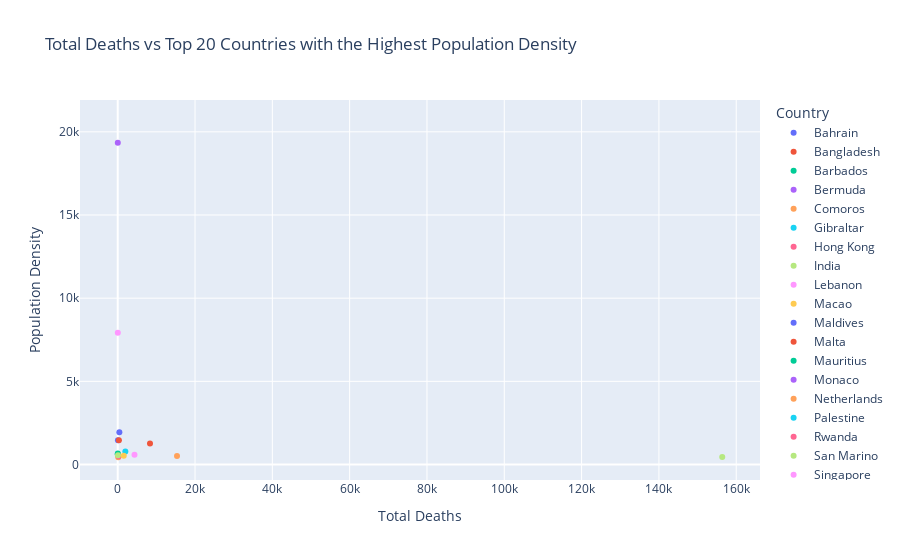

The notebook cell saved with this chart:
### Code cell
fig = px.scatter(top20Countries_PopD, x="total_deaths", y="population_density", color="location",
                 title="Total Deaths vs Top 20 Countries with the Highest Population Density",
                 labels={
                     "total_deaths" : "Total Deaths",
                    "population_density" : "Population Density",
                     "location" : "Country"
                    } #Labels are customized using the above dictionary type configuration
                )

fig.show()

### Figure 1 — Plotly figure (JSON) as saved in the notebook; plotly's stock layout.template omitted (floating-point values rounded to 4 significant figures)
{"data": [{"hovertemplate": "Country=Bahrain<br>Total Deaths=%{x}<br>Population Density=%{y}<extra></extra>", "legendgroup": "Bahrain", "marker": {"color": "#636efa", "symbol": "circle"}, "mode": "markers", "name": "Bahrain", "orientation": "v", "showlegend": true, "type": "scatter", "x": [423.0], "xaxis": "x", "y": [1936.0], "yaxis": "y"}, {"hovertemplate": "Country=Bangladesh<br>Total Deaths=%{x}<br>Population Density=%{y}<extra></extra>", "legendgroup": "Bangladesh", "marker": {"color": "#EF553B", "symbol": "circle"}, "mode": "markers", "name": "Bangladesh", "orientation": "v", "showlegend": true, "type": "scatter", "x": [8349.0], "xaxis": "x", "y": [1265.0], "yaxis": "y"}, {"hovertemplate": "Country=Barbados<br>Total Deaths=%{x}<br>Population Density=%{y}<extra></extra>", "legendgroup": "Barbados", "marker": {"color": "#00cc96", "symbol": "circle"}, "mode": "markers", "name": "Barbados", "orientation": "v", "showlegend": true, "type": "scatter", "x": [31.0], "xaxis": "x", "y": [664.5], "yaxis": "y"}, {"hovertemplate": "Country=Bermuda<br>Total Deaths=%{x}<br>Population Density=%{y}<extra></extra>", "legendgroup": "Bermuda", "marker": {"color": "#ab63fa", "symbol": "circle"}, "mode": "markers", "name": "Bermuda", "orientation": "v", "showlegend": true, "type": "scatter", "x": [null], "xaxis": "x", "y": [1309.0], "yaxis": "y"}, {"hovertemplate": "Country=Comoros<br>Total Deaths=%{x}<br>Population Density=%{y}<extra></extra>", "legendgroup": "Comoros", "marker": {"color": "#FFA15A", "symbol": "circle"}, "mode": "markers", "name": "Comoros", "orientation": "v", "showlegend": true, "type": "scatter", "x": [143.0], "xaxis": "x", "y": [437.4], "yaxis": "y"}, {"hovertemplate": "Country=Gibraltar<br>Total Deaths=%{x}<br>Population Density=%{y}<extra></extra>", "legendgroup": "Gibraltar", "marker": {"color": "#19d3f3", "symbol": "circle"}, "mode": "markers", "name": "Gibraltar", "orientation": "v", "showlegend": true, "type": "scatter", "x": [null], "xaxis": "x", "y": [3457.0], "yaxis": "y"}, {"hovertemplate": "Country=Hong Kong<br>Total Deaths=%{x}<br>Population Density=%{y}<extra></extra>", "legendgroup": "Hong Kong", "marker": {"color": "#FF6692", "symbol": "circle"}, "mode": "markers", "name": "Hong Kong", "orientation": "v", "showlegend": true, "type": "scatter", "x": [null], "xaxis": "x", "y": [7040.0], "yaxis": "y"}, {"hovertemplate": "Country=India<br>Total Deaths=%{x}<br>Population Density=%{y}<extra></extra>", "legendgroup": "India", "marker": {"color": "#B6E880", "symbol": "circle"}, "mode": "markers", "name": "India", "orientation": "v", "showlegend": true, "type": "scatter", "x": [156400.0], "xaxis": "x", "y": [450.4], "yaxis": "y"}, {"hovertemplate": "Country=Lebanon<br>Total Deaths=%{x}<br>Population Density=%{y}<extra></extra>", "legendgroup": "Lebanon", "marker": {"color": "#FF97FF", "symbol": "circle"}, "mode": "markers", "name": "Lebanon", "orientation": "v", "showlegend": true, "type": "scatter", "x": [4340.0], "xaxis": "x", "y": [594.6], "yaxis": "y"}, {"hovertemplate": "Country=Macao<br>Total Deaths=%{x}<br>Population Density=%{y}<extra></extra>", "legendgroup": "Macao", "marker": {"color": "#FECB52", "symbol": "circle"}, "mode": "markers", "name": "Macao", "orientation": "v", "showlegend": true, "type": "scatter", "x": [null], "xaxis": "x", "y": [20550.0], "yaxis": "y"}, {"hovertemplate": "Country=Maldives<br>Total Deaths=%{x}<br>Population Density=%{y}<extra></extra>", "legendgroup": "Maldives", "marker": {"color": "#636efa", "symbol": "circle"}, "mode": "markers", "name": "Maldives", "orientation": "v", "showlegend": true, "type": "scatter", "x": [60.0], "xaxis": "x", "y": [1454.0], "yaxis": "y"}, {"hovertemplate": "Country=Malta<br>Total Deaths=%{x}<br>Population Density=%{y}<extra></extra>", "legendgroup": "Malta", "marker": {"color": "#EF553B", "symbol": "circle"}, "mode": "markers", "name": "Malta", "orientation": "v", "showlegend": true, "type": "scatter", "x": [304.0], "xaxis": "x", "y": [1454.0], "yaxis": "y"}, {"hovertemplate": "Country=Mauritius<br>Total Deaths=%{x}<br>Population Density=%{y}<extra></extra>", "legendgroup": "Mauritius", "marker": {"color": "#00cc96", "symbol": "circle"}, "mode": "markers", "name": "Mauritius", "orientation": "v", "showlegend": true, "type": "scatter", "x": [10.0], "xaxis": "x", "y": [623.0], "yaxis": "y"}, {"hovertemplate": "Country=Monaco<br>Total Deaths=%{x}<br>Population Density=%{y}<extra></extra>", "legendgroup": "Monaco", "marker": {"color": "#ab63fa", "symbol": "circle"}, "mode": "markers", "name": "Monaco", "orientation": "v", "showlegend": true, "type": "scatter", "x": [22.0], "xaxis": "x", "y": [19350.0], "yaxis": "y"}, {"hovertemplate": "Country=Netherlands<br>Total Deaths=%{x}<br>Population Density=%{y}<extra></extra>", "legendgroup": "Netherlands", "marker": {"color": "#FFA15A", "symbol": "circle"}, "mode": "markers", "name": "Netherlands", "orientation": "v", "showlegend": true, "type": "scatter", "x": [15340.0], "xaxis": "x", "y": [508.5], "yaxis": "y"}, {"hovertemplate": "Country=Palestine<br>Total Deaths=%{x}<br>Population Density=%{y}<extra></extra>", "legendgroup": "Palestine", "marker": {"color": "#19d3f3", "symbol": "circle"}, "mode": "markers", "name": "Palestine", "orientation": "v", "showlegend": true, "type": "scatter", "x": [1976.0], "xaxis": "x", "y": [778.2], "yaxis": "y"}, {"hovertemplate": "Country=Rwanda<br>Total Deaths=%{x}<br>Population Density=%{y}<extra></extra>", "legendgroup": "Rwanda", "marker": {"color": "#FF6692", "symbol": "circle"}, "mode": "markers", "name": "Rwanda", "orientation": "v", "showlegend": true, "type": "scatter", "x": [249.0], "xaxis": "x", "y": [494.9], "yaxis": "y"}, {"hovertemplate": "Country=San Marino<br>Total Deaths=%{x}<br>Population Density=%{y}<extra></extra>", "legendgroup": "San Marino", "marker": {"color": "#B6E880", "symbol": "circle"}, "mode": "markers", "name": "San Marino", "orientation": "v", "showlegend": true, "type": "scatter", "x": [72.0], "xaxis": "x", "y": [556.7], "yaxis": "y"}, {"hovertemplate": "Country=Singapore<br>Total Deaths=%{x}<br>Population Density=%{y}<extra></extra>", "legendgroup": "Singapore", "marker": {"color": "#FF97FF", "symbol": "circle"}, "mode": "markers", "name": "Singapore", "orientation": "v", "showlegend": true, "type": "scatter", "x": [29.0], "xaxis": "x", "y": [7916.0], "yaxis": "y"}, {"hovertemplate": "Country=South Korea<br>Total Deaths=%{x}<br>Population Density=%{y}<extra></extra>", "legendgroup": "South Korea", "marker": {"color": "#FECB52", "symbol": "circle"}, "mode": "markers", "name": "South Korea", "orientation": "v", "showlegend": true, "type": "scatter", "x": [1562.0], "xaxis": "x", "y": [528.0], "yaxis": "y"}], "layout": {"legend": {"title": {"text": "Country"}, "tracegroupgap": 0}, "title": {"text": "Total Deaths vs Top 20 Countries with the Highest Population Density"}, "xaxis": {"anchor": "y", "domain": [0.0, 1.0], "title": {"text": "Total Deaths"}}, "yaxis": {"anchor": "x", "domain": [0.0, 1.0], "title": {"text": "Population Density"}}}}
